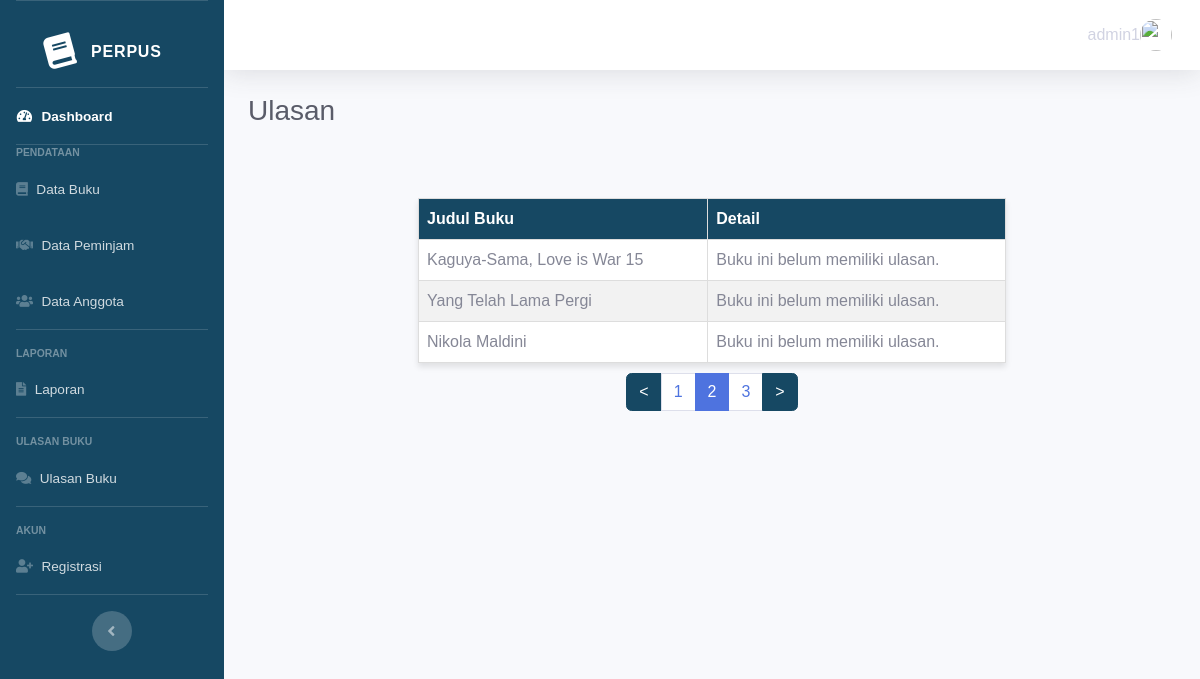
/admin/index_ulasan_buku.php?page=2 (signed in), run on an earlier commit of the app's database.
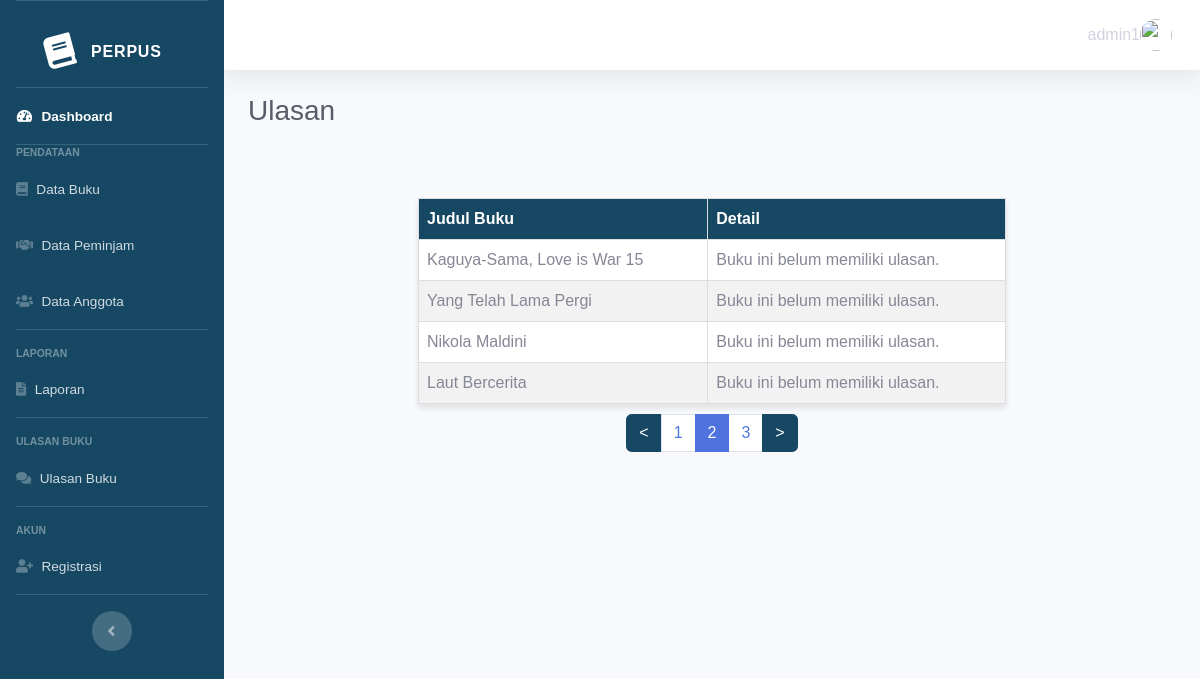
And on a later commit of the database.
### tables this page shows
CREATE TABLE `buku` (
  `buku_id` int(11) NOT NULL,
  `perpus_id` int(11) NOT NULL,
  `judul` varchar(100) NOT NULL,
  `cover` varchar(255) NOT NULL,
  `penulis` varchar(50) NOT NULL,
  `penerbit` varchar(50) NOT NULL,
  `tahun_terbit` int(11) NOT NULL,
  `deskripsi` varchar(10000) NOT NULL,
  `kategori_id` int(11) NOT NULL,
  `ketersediaan` int(50) NOT NULL,
  `file_pdf` varchar(1000) NOT NULL,
  `created_at` timestamp NOT NULL DEFAULT current_timestamp() ON UPDATE current_timestamp()
);

### admin/index_ulasan_buku.php (the view, shortened to what the changed rows need)
<!DOCTYPE html>
<html lang="en">
<head>
    <link href="../dashboard/vendor/fontawesome-free/css/all.min.css" rel="stylesheet" type="text/css">
    <link href="../dashboard/css/sb-admin-2.min.css" rel="stylesheet">
</head>
<body id="page-top">
    <div id="wrapper">
        <div id="content-wrapper" class="d-flex flex-column">
            <div id="content">
                <div class="container-fluid">
                    <div class="d-sm-flex align-items-center justify-content-between mb-4">
                        <h2 class="h3 mb-0 text-gray-800">Ulasan</h2>
                    </div>
                    <div class="container">
                        <div class="row">
                            <div class="col-lg-12">
                                <div class="card-body">
                                    <div class="table-responsive">
                                        <table class="table table-bordered" id="dataTable" style="width: 80%;" cellspacing="0">
                                            <tbody>
                                                <?php
                                                $servername = "localhost";
                                                $username = "root";
                                                $password = "";
                                                $dbname = "perpustakaan_digital";
                                                $conn = new mysqli($servername, $username, $password, $dbname);
                                                $query_total_data = "SELECT COUNT(*) as total FROM buku_ulasan";
                                                $result_total_data = $conn->query($query_total_data);
                                                $row_total_data = $result_total_data->fetch_assoc();
                                                $total_data = $row_total_data['total'];
                                                $data_per_halaman = 4;
                                                $total_halaman = ceil($total_data / $data_per_halaman);
                                                if (!isset($_GET['page'])) {
                                                    $page = 1;
                                                } else {
                                                    $page = $_GET['page'];
                                                }
                                                $offset = ($page - 1) * $data_per_halaman;
                                                $sql = "SELECT bu.judul, buku_id
                                FROM buku bu
                                LIMIT $offset, $data_per_halaman";
                                                $result = $conn->query($sql);
                                                if ($result->num_rows > 0) {
                                                    echo "<table>";
                                                    echo "<thead>
                                <tr>
                                    <th>Judul Buku</th>
                                    <th>Detail</th>
                                </tr>
                            </thead>";
                                                    echo "<tbody>";
                                                    while ($row = $result->fetch_assoc()) {
                                                        echo "<tr>";
                                                        echo "<td>" . $row['judul'] . "</td>";
                                                        echo "<td>";
                                                        $buku_id = $row['buku_id'];
                                                        $query_ulasan = "SELECT * FROM buku_ulasan WHERE buku_id = $buku_id";
                                                        $result_ulasan = $conn->query($query_ulasan);
                                                        if ($result_ulasan->num_rows > 0) {
                                                            echo "<a href='detail.php?id=" . $row['buku_id'] . "' class='btn btn-primary'>Detail</a>";
                                                        } else {
                                                            echo "Buku ini belum memiliki ulasan.";
                                                        }
                                                        echo "</td>";
                                                        echo "</tr>";
                                                    }
                                                    echo "</tbody>";
                                                    echo "</table>";
                                                    echo '<ul class="pagination justify-content-center">';
                                                    for ($i = 1; $i <= $total_halaman; $i++) {
                                                        echo '<li class="page-item ' . (($page == $i) ? "active" : "") . '"><a class="page-link text-primary1" href="?page=' . $i . '">' . $i . '</a></li>';
                                                    }
                                                    echo '</ul>';
                                                } else {
                                                    echo "<p>Tidak ada judul buku yang tersedia.</p>";
                                                }
                                                ?>
                                            </tbody>
                                        </table>
                                    </div>
                                </div>
                            </div>
                        </div>
                    </div>
</body>
</body>
</html>

What changed in the data, as far as the page shows it:
added buku: judul "Laut Bercerita"
